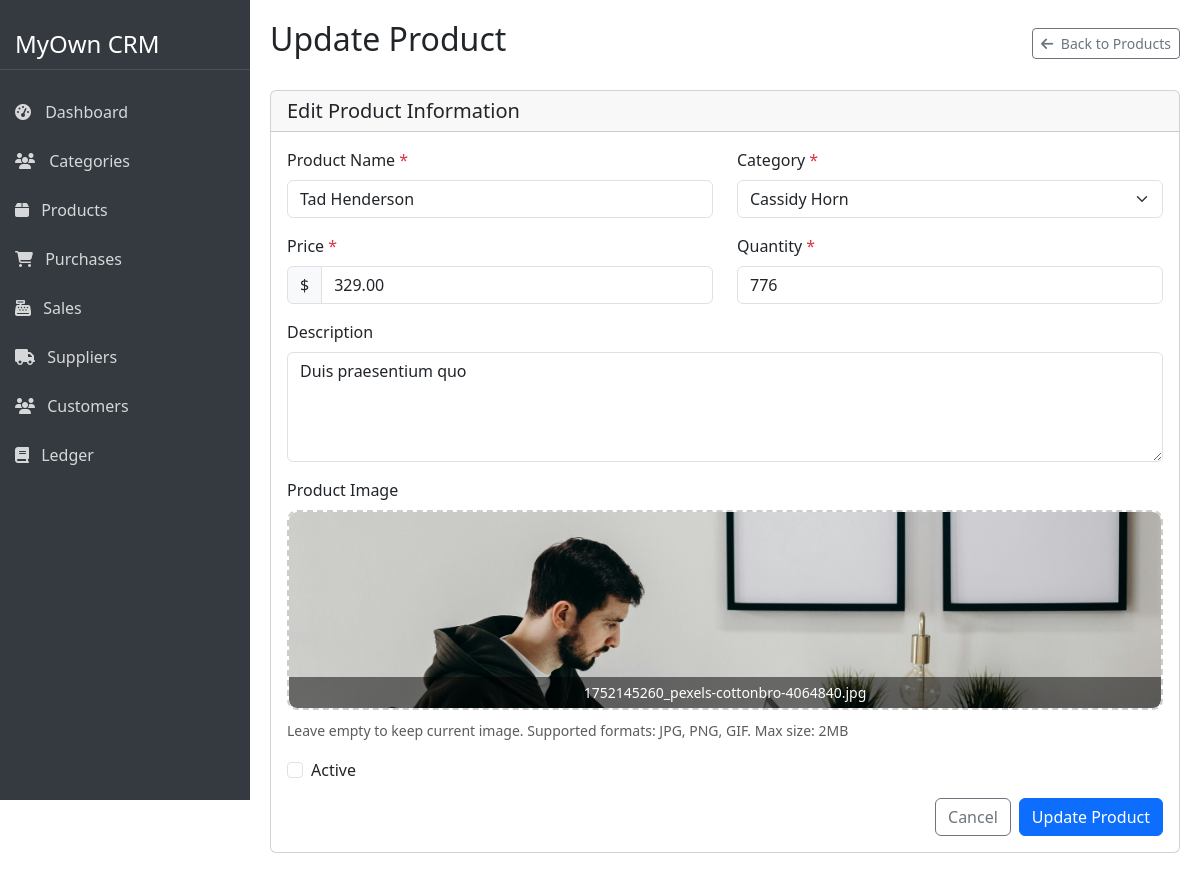
/products/update_product.php?id=1, run on the app's committed database.
### tables this page shows
CREATE TABLE `products` (
  `id` int(11) NOT NULL,
  `category_id` int(11) NOT NULL,
  `name` varchar(255) NOT NULL,
  `description` text DEFAULT NULL,
  `price` decimal(10,2) NOT NULL,
  `quantity` int(11) NOT NULL DEFAULT 0,
  `image` varchar(255) DEFAULT NULL,
  `status` tinyint(1) NOT NULL DEFAULT 1,
  `created_at` timestamp NOT NULL DEFAULT current_timestamp()
);

CREATE TABLE `categories` (
  `id` int(11) NOT NULL,
  `name` varchar(255) NOT NULL,
  `description` text DEFAULT NULL,
  `status` tinyint(1) NOT NULL DEFAULT 1,
  `created_at` timestamp NOT NULL DEFAULT current_timestamp()
);

### database/database.php (called while the page is built, shortened)
<?php
class Database {
    protected $host = 'localhost';
    protected $user = 'root';
    protected $password = '';
    protected $dbname = 'oop-project';
    public $con = null;
    public function __construct(){
        if($this->con == null){
            $this->con = mysqli_connect($this->host,$this->user,$this->password,$this->dbname);
        }
    }
}
?>

### products/product.class.php (called while the page is built, shortened)
<?php
require_once ROOT_PATH . 'database/database.php';
require_once ROOT_PATH . 'categories/category.class.php';
class Product extends Database {
    private $table = 'products';
    public function getById($id) {
        $id = (int)$id;
        $sql = "SELECT p.*, c.name as category_name
               FROM {$this->table} p
               LEFT JOIN categories c ON p.category_id = c.id
               WHERE p.id = {$id}";
        $result = $this->con->query($sql);
        if ($result->num_rows > 0) {
            return $result->fetch_assoc();
        } else {
            return false;
        }
    }
}
?>

### categories/category.class.php (called while the page is built, shortened)
<?php
require_once ROOT_PATH . 'database/database.php';
class Category extends Database {
    private $table = 'categories';
    public function getAll($page = 1, $perPage = 10) {
        $offset = ($page - 1) * $perPage;
        $sql = "SELECT * FROM {$this->table} ORDER BY id DESC LIMIT {$offset}, {$perPage}";
        $result = $this->con->query($sql);
        $categories = [];
        if ($result->num_rows > 0) {
            while ($row = $result->fetch_assoc()) {
                $categories[] = $row;
            }
        }
        return $categories;
    }
}
?>

### products/update_product.php (the view, shortened to what this page needs)
<?php
require_once ROOT_PATH . 'products/product.class.php';
require_once ROOT_PATH . 'categories/category.class.php';
$id = (int)$_GET['id'];
$productObj = new Product();
$product = $productObj->getById($id);
$categoryObj = new Category();
$categories = $categoryObj->getAll();
require ROOT_PATH . 'includes/header.php';
?>
<div class="d-flex">
    <?php
    require ROOT_PATH . 'includes/sidebar.php';
    ?>
    <div class="main-content">
        <div class="d-flex justify-content-between align-items-center mb-4">
            <h2>Update Product</h2>
            <a href="products.php" class="btn btn-outline-secondary btn-sm">
                <i class="fas fa-arrow-left me-1"></i> Back to Products
            </a>
        </div>
        <div class="card mb-4">
            <div class="card-header">
                <h5 class="mb-0">Edit Product Information</h5>
            </div>
            <div class="card-body">
                <form action="" method="post" enctype="multipart/form-data">
                    <div class="row mb-3">
                        <div class="col-md-6">
                            <label for="name" class="form-label">Product Name <span class="text-danger">*</span></label>
                            <input type="text" class="form-control" id="name" name="name" value="<?php echo htmlspecialchars($product['name']); ?>" required>
                        </div>
                        <div class="col-md-6">
                            <label for="category_id" class="form-label">Category <span class="text-danger">*</span></label>
                            <select class="form-select" id="category_id" name="category_id" required>
                                <?php foreach ($categories as $category): ?>
                                <option value="<?php echo $category['id']; ?>" <?php echo $product['category_id'] == $category['id'] ? 'selected' : ''; ?>>
                                    <?php echo $category['name']; ?>
                                </option>
                                <?php endforeach; ?>
                            </select>
                        </div>
                    </div>
                    <div class="row mb-3">
                        <div class="col-md-6">
                            <label for="price" class="form-label">Price <span class="text-danger">*</span></label>
                            <div class="input-group">
                                <span class="input-group-text">$</span>
                                <input type="number" class="form-control" id="price" name="price" step="0.01" min="0" value="<?php echo $product['price']; ?>" required>
                            </div>
                        </div>
                        <div class="col-md-6">
                            <label for="quantity" class="form-label">Quantity <span class="text-danger">*</span></label>
                            <input type="number" class="form-control" id="quantity" name="quantity" min="0" value="<?php echo $product['quantity']; ?>" required>
                        </div>
                    </div>
                    <div class="mb-3">
                        <label for="description" class="form-label">Description</label>
                        <textarea class="form-control" id="description" name="description" rows="4"><?php echo htmlspecialchars($product['description']); ?></textarea>
                    </div>
                    <div class="mb-3">
                        <label for="fileInput" class="form-label">Product Image</label>
                        <div class="drop-zone mb-2" id="dropZone">
                            <?php if (!empty($product['image']) && file_exists(ROOT_PATH . 'uploads/products/' . $product['image'])): ?>
                            <div class="drop-zone-thumb" id="dropZoneThumb" style="background-image: url('<?php echo ROOT_URL; ?>uploads/products/<?php echo $product['image']; ?>')">
                                <span class="current-image-label"><?php echo $product['image']; ?></span>
                            </div>
                            <?php else: ?>
                            <div class="drop-zone-thumb" id="dropZoneThumb"></div>
                            <?php endif; ?>
                        </div>
                        <small class="text-muted">Leave empty to keep current image. Supported formats: JPG, PNG, GIF. Max size: 2MB</small>
                    </div>
                    <div class="mb-3 form-check">
                        <input type="checkbox" class="form-check-input" id="status" name="status" <?php echo $product['status'] == 1 ? 'checked' : ''; ?>>
                        <label class="form-check-label" for="status">Active</label>
                    </div>
                    <div class="d-grid gap-2 d-md-flex justify-content-md-end">
                        <a href="products.php" class="btn btn-outline-secondary">Cancel</a>
                        <button type="submit" class="btn btn-primary">Update Product</button>
                    </div>
                </form>
            </div>
        </div>
    </div>
</div>
<?php
require ROOT_PATH . 'includes/footer.php';
?>

### includes/header.php (style rules this page uses)
body { overflow-x: hidden; }
.main-content { margin-left: 250px; width: 100%; padding: 20px; transition: all 0.3s; }

### includes/footer.php (style rules this page uses)
.drop-zone { max-width: 100%; height: 200px; padding: 25px; display: flex; flex-direction: column; align-items: center; justify-content: center; text-align: center; cursor: pointer; color: #666; border: 2px dashed #ccc; border-radius: 10px; position: relative; transition: all 0.3s ease; overflow: hidden; }
.drop-zone-thumb { width: 100%; height: 100%; border-radius: 8px; overflow: hidden; background-size: cover; background-position: center; background-repeat: no-repeat; position: absolute; top: 0; left: 0; z-index: 0; }
.file-name, .current-image-label { position: absolute; bottom: 0; left: 0; width: 100%; padding: 5px 0; color: white; background: rgba(0, 0, 0, 0.5); font-size: 14px; text-align: center; }

### data on the page
products: name "Tad Henderson", category_id "Cassidy Horn", price "329.00", quantity "776", description "Duis praesentium quo", image (picture), image "1752145260_pexels-cottonbro-4064840.jpg"
